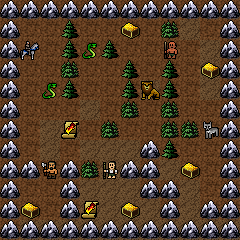

A level layout from a 2D game, rendered from its tile map. Below: a short description, then the map file with tile-grid data replaced by summaries:
An orthogonal 12x12 tile map with 20x20 px tiles, 4 tile layers (map1, map2, enemies, items), 1 hidden layer not drawn.

<map version="1.0" orientation="orthogonal" width="12" height="12" tilewidth="20" tileheight="20">
 <tileset firstgid="1" name="huungree_tileset" tilewidth="20" tileheight="20" spacing="1" margin="1">
  <image source="../huungree_tileset.png" width="432" height="541" />
 </tileset>
 <layer name="map1" width="12" height="12">
  <data>[144 cells, 144 non-empty, 3 distinct tile ids]</data>
 </layer>
 <layer name="map2" width="12" height="12">
  <data>[144 cells, 59 non-empty, 5 distinct tile ids]</data>
 </layer>
 <layer name="blocked" width="12" height="12" visible="0" opacity="0.68">
  <data>[144 cells, 72 non-empty, 1 distinct tile ids]</data>
 </layer>
 <layer name="enemies" width="12" height="12">
  <data>[144 cells, 8 non-empty, 7 distinct tile ids]</data>
 </layer>
 <layer name="items" width="12" height="12">
  <data>[144 cells, 7 non-empty, 2 distinct tile ids]</data>
 </layer>
</map>